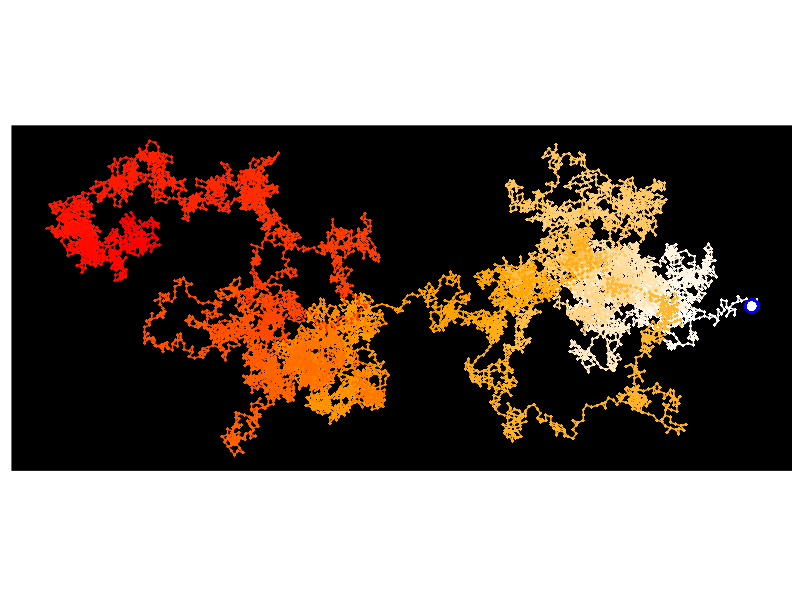
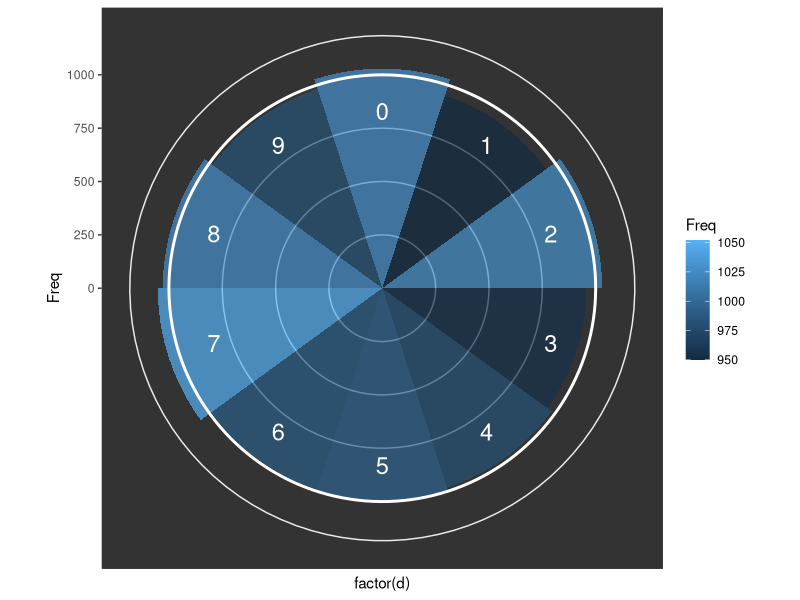

These figures' R source, in order:
library(ggplot2)
library(RColorBrewer)

# Select number of digits to plot
digits <- 10000

# Choose one of the source files containing the digits
a <- read.csv("Phi 10000.csv", header=F)
a <- read.csv("Pi 10000.csv", header=F)
a <- read.csv("e 10000.csv", header=F)
a <- read.csv("ii 10000.csv", header=F)

# It reads the csv as a dataframe, so we select the first records only as a character string
# strsplit() splits it into individual characters
b <- strsplit(as.character(a[1,1]),NULL)
# We select all characters except the whitespaces
c <- b[[1]][b[[1]] != " "]
# Do not select the first two characters, those come before the decimal dot
d <- as.numeric(c[3:(digits+2)])

# Transformation constant by which the digit is multiplied
m <- pi/180*36*-1
# Transformation constant which rotates the graph
n <- 0.5*pi

# Initialize empty dataframe
coord <- data.frame(id = c(1), x = c(0), y = c(0))
# Iteratively fill the dataframe with coordinates
for(i in 1:min(length(d),digits)) {
  coord[i+1,] <- c(i, coord[i,2] + cos(d[i]*m+n), coord[i,3] + sin(d[i]*m+n))
}

# Draw plot
colfunc <- colorRampPalette(c("white","orange","red"))

plot <- ggplot() + 
  geom_path(data = coord, aes(x=x, y=y, colour=id), size=0.5) +
  geom_point(data = coord, aes(x=x, y=y, colour=id), shape=18, size=1) +
  geom_point(data = coord[1,], aes(x=x, y=y), colour="#0000FF", shape=16, size=5) +
  geom_point(data = coord[1,], aes(x=x, y=y), colour="#FFFFFF", shape=16, size=3) +
  scale_colour_gradientn(colours=colfunc(nrow(coord)))+
  coord_fixed(ratio = 1) +
  theme(legend.position="none",
        axis.line=element_blank(),
        axis.text.x=element_blank(),
        axis.text.y=element_blank(),
        axis.ticks=element_blank(),
        axis.title.x=element_blank(),
        axis.title.y=element_blank(),
        panel.background=element_rect(fill="black"),
        panel.grid.major=element_blank(),
        panel.grid.minor=element_blank())

print(plot)

ggplot(as.data.frame(table(d)), aes(x = factor(d), y = Freq, fill=Freq)) +
    geom_bar(width = 1,stat="identity", alpha=.7) + coord_polar(start=-pi/10) +
    geom_hline(yintercept=1000, colour="white", size=1) +
    theme_bw() + 
    theme(panel.background=element_rect(fill="#333333"), panel.grid.major.x=element_blank(), axis.text.x=element_blank()) + 
    geom_text(aes(label=d, y = 830), alpha = 1, size=6, colour="white")
